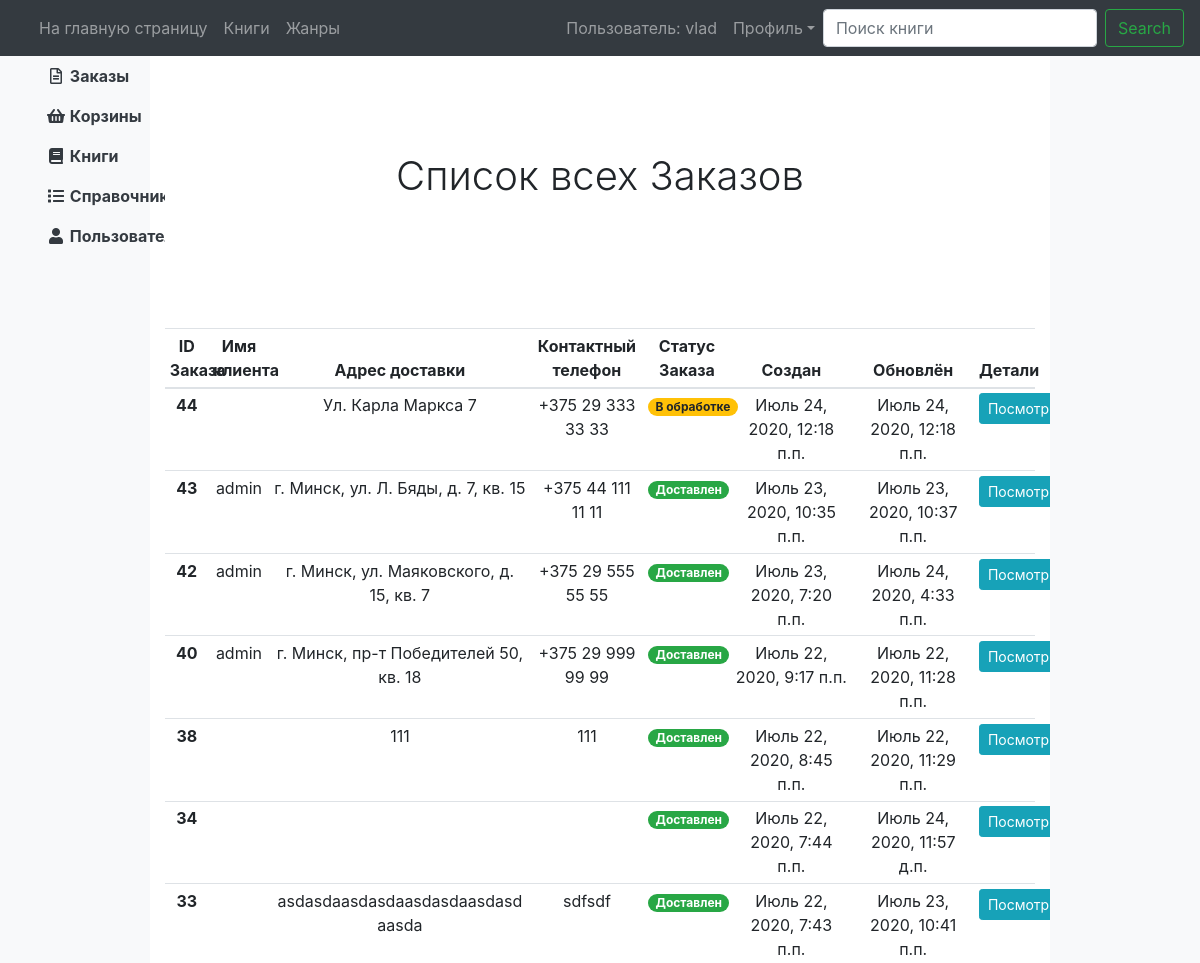
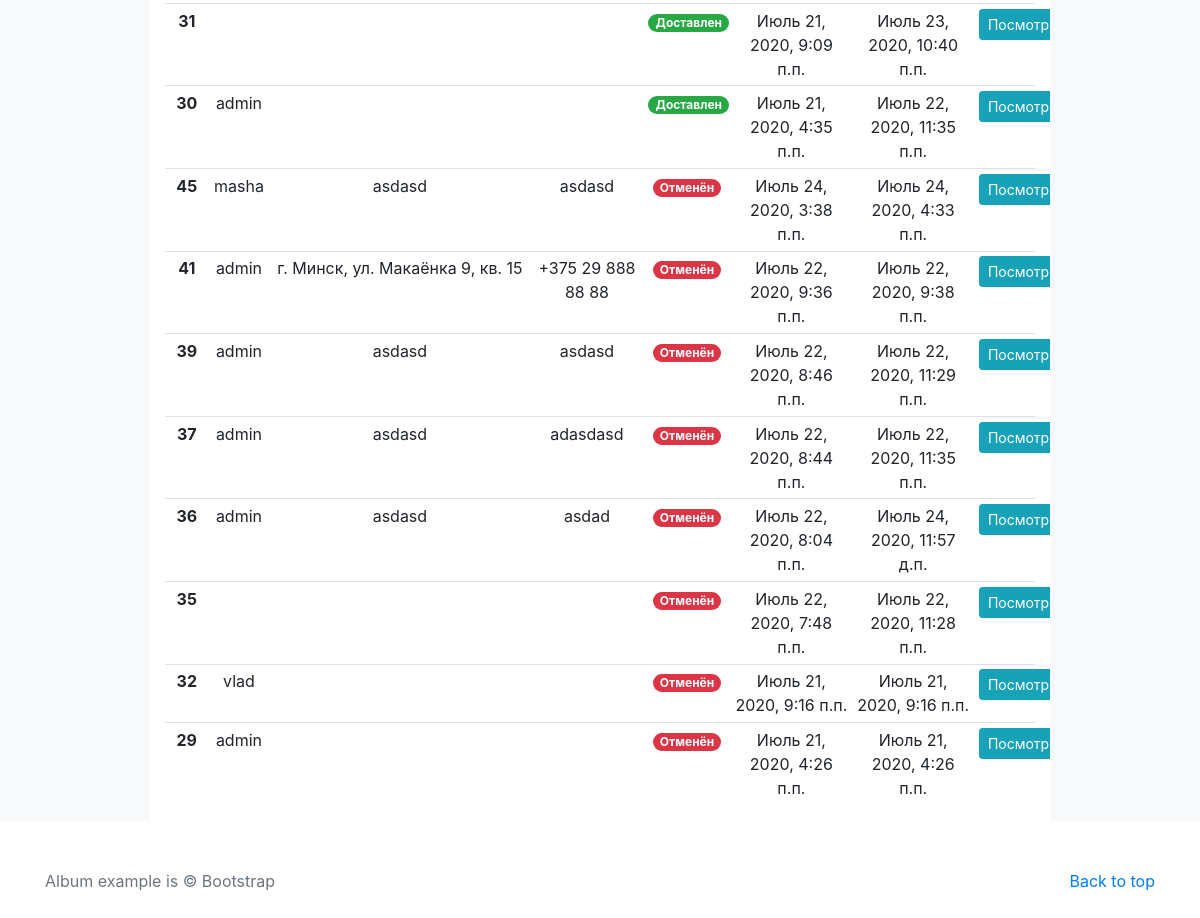
Screenshot of /order/list_manager/ (signed in) with the database file from the repository (2 pictures, top to bottom).
### profiles/models.py (models this page shows, shortened)
class Profile(AbstractUser):
    phone_number = models.CharField(
        verbose_name="Мобильный номер телефона",
        max_length=30,
        null=True,
        blank=True
    )
    country = models.CharField(
        verbose_name="Страна",
        max_length=30,
        null=True,
        blank=True
    )
    city = models.CharField(
        verbose_name="Город",
        max_length=30,
        null=True,
        blank=True
    )
    index = models.CharField(
        verbose_name="Индекс",
        max_length=30,
        null=True,
        blank=True
    )
    adress1 = models.CharField(
        verbose_name="Адрес прописки",
        max_length=40,
        null=True,
        blank=True
    )
    adress2 = models.CharField(
        verbose_name="Адрес проживания",
        max_length=40,
        null=True,
        blank=True
    )
    additionally = models.TextField(
        verbose_name="Дополнительная информация",
        null=True,
        blank=True
    )
    class Meta:
        permissions = [
                    ("view_all_profiles", "Can view all profiles"),
                ]

### order/models.py (models this page shows, shortened)
class Order(models.Model):
    CANCELED = 'Отменён'
    IN_PROCESSING = 'В обработке'
    DELIVERED = 'Доставлен'
    STATUS_ORDER = (
        (CANCELED, 'Отменён'),
        (IN_PROCESSING, 'В обработке'),
        (DELIVERED, 'Доставлен'),
    )
    basket = models.OneToOneField(
        Basket,
        on_delete = models.PROTECT,
        related_name='order',
    )
    status = models.CharField(
        verbose_name="Статус",
        max_length=20,
        choices=STATUS_ORDER,
        default=IN_PROCESSING)
    delivery_address = models.TextField(
        "Адрес доставки"
    )
    contact_phone = models.CharField(
        "Контактный телефон",
        max_length=50
    )
    created = models.DateTimeField(
        "Создан",
        auto_now=False,
        auto_now_add=True
    )
    updated = models.DateTimeField(
        "Обновлён",
        auto_now=True,
        auto_now_add=False
    )
    cancel_order = models.BooleanField(
        verbose_name="Отменить заказ",
        default=False
    )
    deliver_order = models.BooleanField(
        verbose_name="Заказ доставлен",
        default=False
    )
    class Meta:
        permissions = [
            ("view_all_orders", "Can view all orders"),
        ]

### basket/models.py (models this page shows, shortened)
class Basket(models.Model):
    user = models.ForeignKey(
        Profile,
        on_delete=models.CASCADE,
        blank=True,
        null=True,
        related_name='basket'
    )
    basket_date = models.DateTimeField(
        verbose_name="Дата создания корзины",
        auto_now=False,
        auto_now_add=True
    )
    basket_change_date = models.DateTimeField(
        verbose_name="Дата последнего изменения корзины",
        auto_now=True,
        auto_now_add=False
    )
    session_key = models.CharField(
        max_length=40,
    )
    class Meta:
        unique_together = ('user', 'session_key',)
        permissions = [
                    ("view_all_baskets", "Can view all baskets"),
                ]

### order/views.py (the view)
# urls.py: path('list_manager/', ListOrdersManager.as_view(), name="list_manager"),
class ListOrdersManager(LoginRequiredMixin, PermissionRequiredMixin, ListView):
    login_url = reverse_lazy('login')
    permission_required = 'order.view_all_orders'
    model = Order
    template_name = 'order/list_orders_manager.html'
    ordering = ['status', '-created']

### order/templates/order/list_orders_manager.html (shortened to what this page needs)
{% extends "base_manager.html" %}
{% load static %}
  {% block main_block_manager %}
    <section class="jumbotron text-center">
      <div class="container sticky-top">
        <h1 class="sticky-top">Список всех Заказов</h1><br>
      </div>
    </section>
      <table class="table table-sm table-hover">
        <thead>
          <tr align="center">
            <th scope="col" width="5%">ID Заказа</th>
            <th scope="col" width="7%">Имя клиента</th>
            <th scope="col" width="30%">Адрес доставки</th>
            <th scope="col" width="13%">Контактный телефон</th>
            <th scope="col" width="10%">Статус Заказа</th>
            <th scope="col" width="14%">Создан</th>
            <th scope="col" width="14%">Обновлён</th>
            <th scope="col" width="7%">Детали</th>
          </tr>
        </thead>
        <tbody>
          {% for order in object_list %}
              <tr align="center">
                <th scope="row">{{ order.pk }}</th>
                <td>{{ order.basket.user.first_name }}</td>
                <td>{{ order.delivery_address }}</td>
                <td>{{ order.contact_phone }}</td>
                {% if order.status == 'В обработке' %}
                <td align="center"><span class="badge badge-warning badge-pill">{{ order.status }}</span></td>
                {% elif order.status == 'Отменён'%}
                <td align="center"><span class="badge badge-danger badge-pill">{{ order.status }}</span></td>
                {% else %}
                <td align="center"><span class="badge badge-success badge-pill">{{ order.status }}</span></td>
                {% endif %}
                <td>{{ order.created }}</td>
                <td>{{ order.updated }}</td>
                <td>
                  <a class="btn btn-info btn-sm" href=" {% url 'order:detail_manager' order.pk%} ">Посмотреть</a>
                </td>
              </tr>
          {% endfor %}
        </tbody>
      </table>
  {% endblock main_block_manager %}

### templates/header.html (shortened to what this page needs)
<nav class="navbar navbar-expand-md flex-md-nowrap navbar-dark bg-dark sticky-top">
    <div class="navbar-collapse offcanvas-collapse" id="navbarsExampleDefault">
        <div class="col">
          <ul class="navbar-nav mr-auto">
            <li class="nav-item">
              <a class="nav-link" href="{% url 'homepage:homepage' %}">На главную страницу</a>
            </li>
              <a class="nav-link" href="{% url 'books:list' %}">Книги</a>
              <a class="nav-link" href="{% url 'ref_books:list_genre' %}">Жанры</a>
          </ul>
        </div>
        <div class="d-flex justify-content-end">
          <ul class="navbar-nav mr-auto">
            {% if user.is_authenticated %}
              <li class="nav-item">
                <a class="nav-link" href="{% url 'profile:update' user.pk %}"> Пользователь: {{ user.username }} </a>
              </li>
              <li class="nav-item dropdown">
                <a class="nav-link dropdown-toggle" href="#" id="dropdown01" data-toggle="dropdown" aria-haspopup="true" aria-expanded="false">Профиль</a>
              </li>
            {% endif %}
            <form class="form-inline my-2 my-lg-0" action="{% url 'books:list_search' %}" method="get">
              <input name="q" class="form-control mr-sm-2" type="text" placeholder="Поиск книги" aria-label="Search">
              <button class="btn btn-outline-success my-2 my-sm-0" type="submit">Search</button>
            </form>
          </ul>
        </div>
    </div>
</nav>

### static/css/album.css (style rules this page uses)
.jumbotron { padding-top: 3rem; padding-bottom: 3rem; margin-bottom: 0; background-color: #fff; }
@media (min-width: 768px) { .jumbotron { padding-top: 6rem; padding-bottom: 6rem; } }
.jumbotron h1 { font-weight: 300; }
.jumbotron .container { max-width: 40rem; }

### templates/base_manager.html (style rules this page uses)
table { table-layout: fixed; width:100% }
td { word-wrap:break-word; }

### rows the page displays
Profile: username "vlad"
Order: pk "44", delivery_address "Ул. Карла Маркса 7", contact_phone "+375 29 333 33 33", status "В обработке", created "Июль 24, 2020, 12:18 п.п.", updated "Июль 24, 2020, 12:18 п.п."
Order: pk "43", basket.user.first_name "admin", delivery_address "г. Минск, ул. Л. Бяды, д. 7, кв. 15", contact_phone "+375 44 111 11 11", status "Доставлен", created "Июль 23, 2020, 10:35 п.п.", updated "Июль 23, 2020, 10:37 п.п."
Order: pk "42", basket.user.first_name "admin", delivery_address "г. Минск, ул. Маяковского, д. 15, кв. 7", contact_phone "+375 29 555 55 55", status "Доставлен", created "Июль 23, 2020, 7:20 п.п.", updated "Июль 24, 2020, 4:33 п.п."
Order: pk "40", basket.user.first_name "admin", delivery_address "г. Минск, пр-т Победителей 50, кв. 18", contact_phone "+375 29 999 99 99", status "Доставлен", created "Июль 22, 2020, 9:17 п.п.", updated "Июль 22, 2020, 11:28 п.п."
Order: pk "38", delivery_address "111", contact_phone "111", status "Доставлен", created "Июль 22, 2020, 8:45 п.п.", updated "Июль 22, 2020, 11:29 п.п."
Order: pk "34", status "Доставлен", created "Июль 22, 2020, 7:44 п.п.", updated "Июль 24, 2020, 11:57 д.п."
Order: pk "33", delivery_address "asdasdaasdasdaasdasdaasdasdaasda", contact_phone "sdfsdf", status "Доставлен", created "Июль 22, 2020, 7:43 п.п.", updated "Июль 23, 2020, 10:41 п.п."
Order: pk "31", status "Доставлен", created "Июль 21, 2020, 9:09 п.п.", updated "Июль 23, 2020, 10:40 п.п."
Order: pk "30", basket.user.first_name "admin", status "Доставлен", created "Июль 21, 2020, 4:35 п.п.", updated "Июль 22, 2020, 11:35 п.п."
Order: pk "45", basket.user.first_name "masha", delivery_address "asdasd", contact_phone "asdasd", status "Отменён", created "Июль 24, 2020, 3:38 п.п.", updated "Июль 24, 2020, 4:33 п.п."
Order: pk "41", basket.user.first_name "admin", delivery_address "г. Минск, ул. Макаёнка 9, кв. 15", contact_phone "+375 29 888 88 88", status "Отменён", created "Июль 22, 2020, 9:36 п.п.", updated "Июль 22, 2020, 9:38 п.п."
Order: pk "39", basket.user.first_name "admin", delivery_address "asdasd", contact_phone "asdasd", status "Отменён", created "Июль 22, 2020, 8:46 п.п.", updated "Июль 22, 2020, 11:29 п.п."
Order: pk "37", basket.user.first_name "admin", delivery_address "asdasd", contact_phone "adasdasd", status "Отменён", created "Июль 22, 2020, 8:44 п.п.", updated "Июль 22, 2020, 11:35 п.п."
Order: pk "36", basket.user.first_name "admin", delivery_address "asdasd", contact_phone "asdad", status "Отменён", created "Июль 22, 2020, 8:04 п.п.", updated "Июль 24, 2020, 11:57 д.п."
Order: pk "35", status "Отменён", created "Июль 22, 2020, 7:48 п.п.", updated "Июль 22, 2020, 11:28 п.п."
Order: pk "32", basket.user.first_name "vlad", status "Отменён", created "Июль 21, 2020, 9:16 п.п.", updated "Июль 21, 2020, 9:16 п.п."
Order: pk "29", basket.user.first_name "admin", status "Отменён", created "Июль 21, 2020, 4:26 п.п.", updated "Июль 21, 2020, 4:26 п.п."
